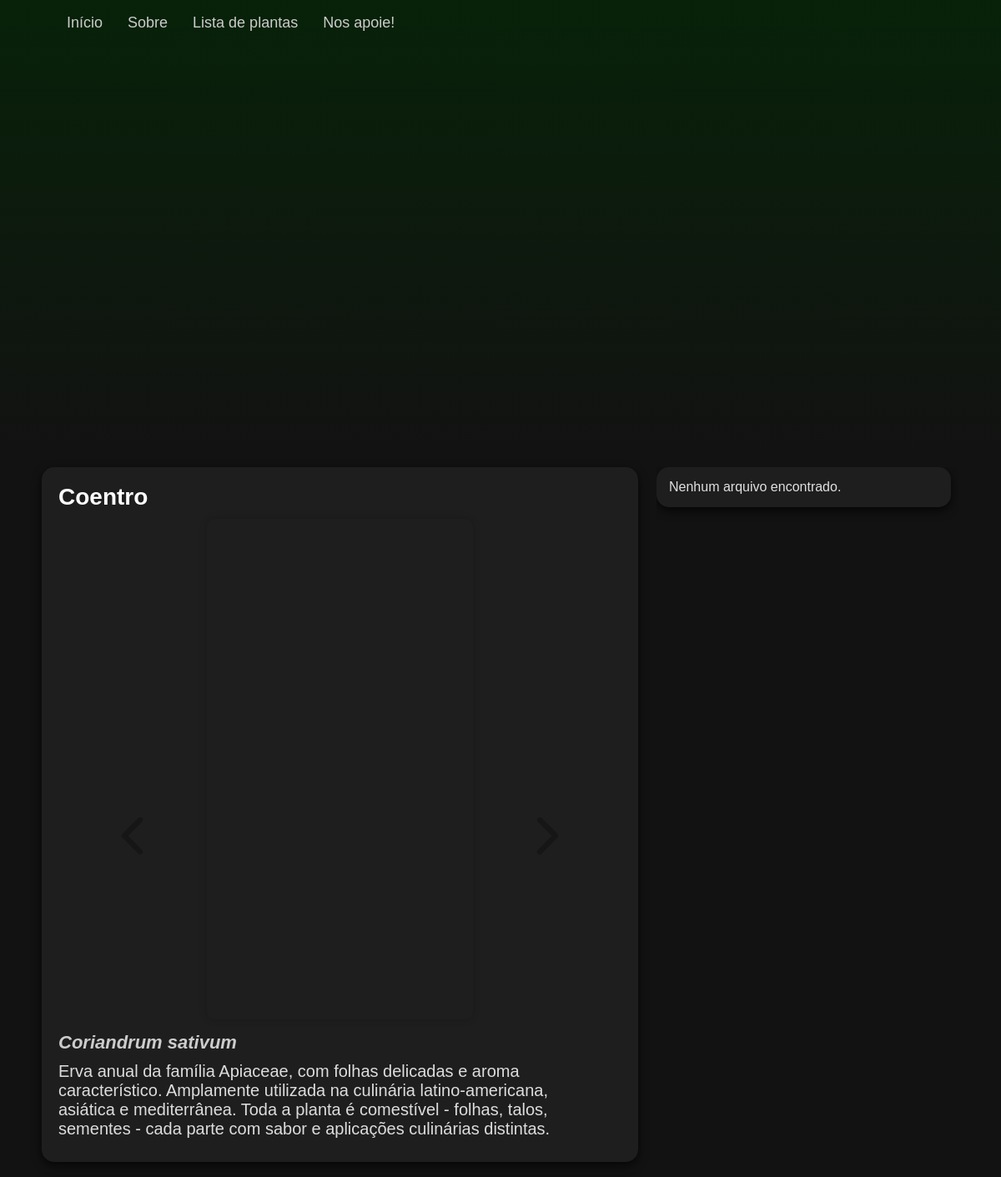
/page/template_page.php?id=50 (upper part), run on an earlier commit of the app's database.
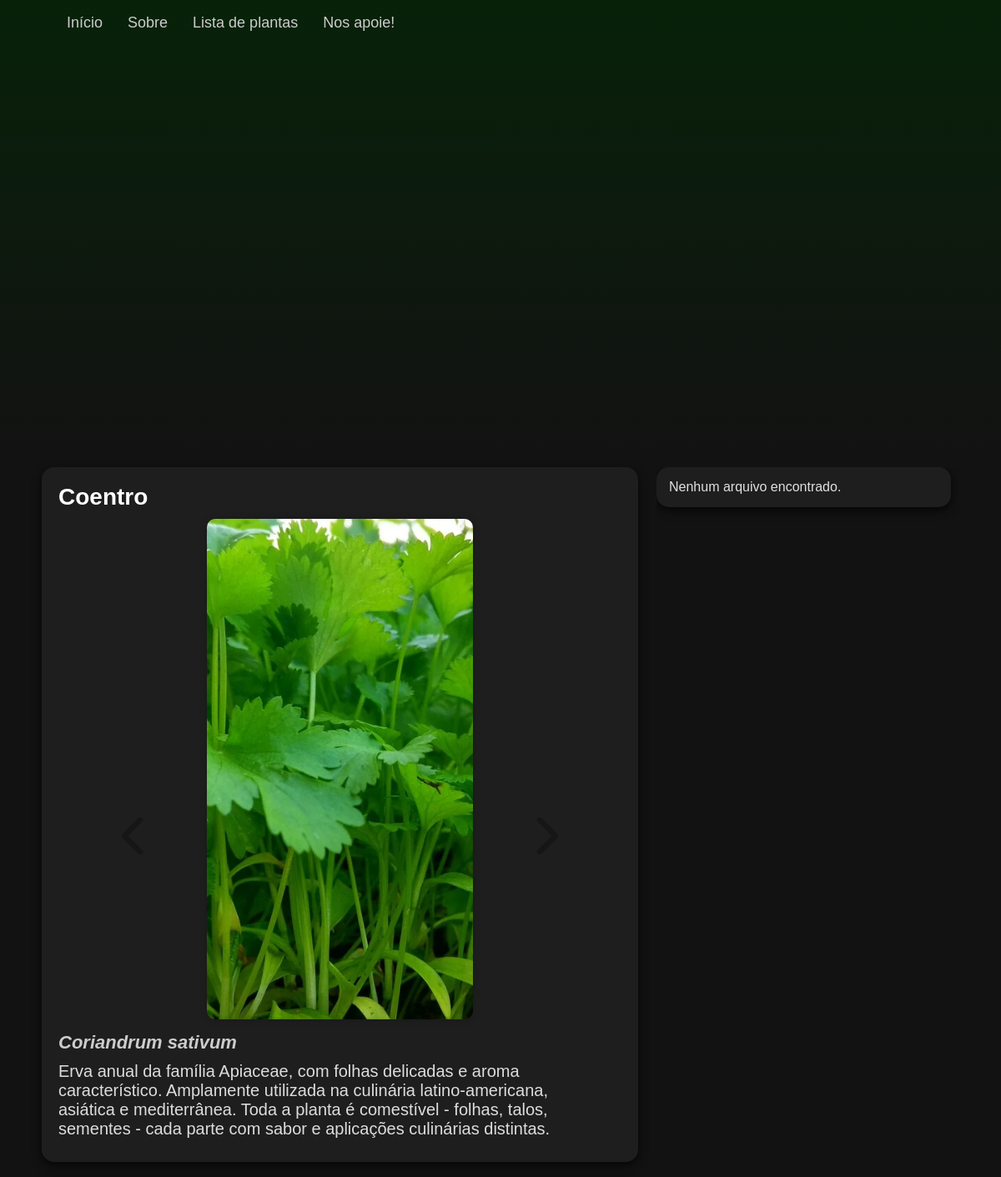
And on a later commit of the database.
### tables this page shows
CREATE TABLE `planta` (
  `id` int NOT NULL,
  `nome_popular` varchar(100) DEFAULT NULL,
  `nome_cientifico` varchar(100) DEFAULT NULL,
  `descricao` text,
  `cuidados` text,
  `video_link` varchar(255) DEFAULT NULL,
  `apoiador_id` int DEFAULT NULL
);

CREATE TABLE `imagens` (
  `id` int NOT NULL,
  `planta_id` int DEFAULT NULL,
  `caminho_imagem` varchar(255) DEFAULT NULL,
  `descricao` text
);

### page/template_page.php (the view, shortened to what this page needs)
 <?php
include_once '../sql/conexao.php';
$id = $_GET['id'];
$sql = "SELECT nome_popular, nome_cientifico, descricao, cuidados, video_link FROM planta WHERE id = $id";
$result = $conn->query($sql);
$nome_popular = "";
$nome_cientifico = "";
$descricao = "";
$imagens = [];
if ($result->num_rows > 0) {
  $row = $result->fetch_assoc();
  $nome_popular = $row['nome_popular'];
  $nome_cientifico = $row['nome_cientifico'];
  $descricao = $row['descricao'];
}
$sql_img = "SELECT caminho_imagem, descricao FROM imagens WHERE planta_id = $id";
$result_img = $conn->query($sql_img);
if ($result_img->num_rows > 0) {
  while ($row_img = $result_img->fetch_assoc()) {
    $imagens[] = $row_img;
  }
}
$documentos = [];
?>
<!DOCTYPE html>
<html lang="pt-br">
<head>
  <link rel="stylesheet" href="../css/style.css?v=<?php echo filemtime('../css/style.css'); ?>" />
  <link rel="stylesheet" href="../css/mapa.css?v=1">
</head>
<body>
<nav id="menu">
  <ul class="menu-list">
    <li><a href="index.php">Início</a></li>
    <li><a href="#about">Sobre</a></li>
    <li><a href="ListaPlantas.php">Lista de plantas</a></li>
    <?php if (!isset($_SESSION['apoiador_id'])): ?>
      <li><a href="loginapoiador.php">Nos apoie!</a></li>
    <?php else: ?>
    <?php endif; ?>
  </ul>
</nav>
  <div class="cabeca">
  </div>
  <div class="planta-e-pdf">
    <div class="informacoes-planta">
      <div class="card">
        <div>
          <h1 class="titulo"><?php echo htmlspecialchars($nome_popular) ?></h1>
          <div class="bloco">
            <button class="button" id="svgcolor" onclick="mudarSlide(-1)"><svg xmlns="http://www.w3.org/2000/svg" width="160" height="160" fill="currentColor" class="bi bi-chevron-left" viewBox="0 0 16 16">
                <path fill-rule="evenodd" d="M11.354 1.646a.5.5 0 0 1 0 .708L5.707 8l5.647 5.646a.5.5 0 0 1-.708.708l-6-6a.5.5 0 0 1 0-.708l6-6a.5.5 0 0 1 .708 0" />
              </svg> </button>
            <div class="carrossel">
              <div class="imagens" id="imagens">
                <?php foreach ($imagens as $img): ?>
                  <img src="<?php echo htmlspecialchars($img['caminho_imagem']); ?>"
                    alt="<?php echo htmlspecialchars($img['descricao']); ?>" />
                <?php endforeach; ?>
              </div>
            </div>
            <button class="button" id="svgcolor" onclick="mudarSlide(1)"><svg xmlns="http://www.w3.org/2000/svg" width="160" height="160" fill="currentColor" class="bi bi-chevron-right" viewBox="0 0 16 16">
                <path fill-rule="evenodd" d="M4.646 1.646a.5.5 0 0 1 .708 0l6 6a.5.5 0 0 1 0 .708l-6 6a.5.5 0 0 1-.708-.708L10.293 8 4.646 2.354a.5.5 0 0 1 0-.708" />
              </svg></button>
          </div>
        </div>
        <div class="info_planta">
          <h2 class="subtitulo"><i><?php echo htmlspecialchars($nome_cientifico) ?></i></h2>
          <h3 class="texto">
            <?php echo htmlspecialchars($descricao) ?>
          </h3>
        </div>
      </div>
    </div>
    <div class="parte_pdf">
      <div class="card_pdf">
        <div class="texto_pdf">
          <?php if (count($documentos) > 0): ?>
            <?php foreach ($documentos as $doc): ?>
              <h2 class="titulo-pdf"><?= htmlspecialchars($doc['titulo']) ?></h2>
              <h3 class="texto"><?= htmlspecialchars($doc['tipo']) ?></h3>
              <button class="pdf-button" onclick="openPdfModal('<?= htmlspecialchars($doc['link_pdf']) ?>')">Abrir PDF</button>
            <?php endforeach; ?>
          <?php else: ?>
            <p>Nenhum arquivo encontrado.</p>
          <?php endif; ?>
        </div>
      </div>
    </div>
</body>
</html>

### css/style.css (style rules this page uses)
a { color: inherit; text-decoration: none; }
* { margin: 0; padding-top: 0; box-sizing: border-box; }
body { padding-top: 50px; overflow-x: hidden; word-wrap: break-word; padding: 30px; font-family: 'Calibri', sans-serif; background-color: #121212; color: #e0e0e0; padding: 0; }
#menu { background-color: #1f1f1f; padding: 5px; position: fixed; top: 0; left: 0; width: 100%; z-index: 1000; box-shadow: 0 2px 8px rgba(0, 0, 0, 0.8); display: flex; flex-direction: row; transition: 250ms; height: 55px; max-height: 55px; align-items: center; justify-content: space-between; }
#menu.topo { background-color: transparent; box-shadow: none; transition: 250ms; }
#svgcolor { fill: white; }
.menu-list { list-style-type: none; display: flex; flex-direction: row; justify-content: left; align-items: center; margin-left: 20px; }
.menu-list li { margin: 0 15px; white-space: nowrap; }
.menu-list a { text-decoration: none; color: #ccc; font-size: 18px; transition: color 0.3s; }
.card { display: flex; flex-direction: column; gap: 15px; border-radius: 15px; background-color: #1e1e1e; padding: 20px; box-shadow: 0 4px 12px rgba(0, 0, 0, 0.7); }
.card_pdf { display: flex; flex-direction: column; border-radius: 15px; background-color: #1e1e1e; padding: 0; width: 100%; box-shadow: 0 4px 12px rgba(0, 0, 0, 0.7); }
.titulo { font-size: 28px; margin-bottom: 10px; font-weight: bold; color: #fff; }
.subtitulo { font-size: 22px; margin-bottom: 10px; font-weight: 600; color: #ccc; }
.texto { color: #ddd; font-size: 20px; margin-bottom: 8px; font-weight: 100; }
.texto_pdf { padding: 15px; }
.planta-e-pdf { display: flex; flex-direction: row; justify-content: space-between; align-items: flex-start; gap: 20px; padding: 20px; max-width: 95%; margin: 0 auto; }
.informacoes-planta { width: 65%; display: flex; flex-direction: column; gap: 20px; }
.info_home, .info_planta { max-width: 95%; }
.parte_pdf { width: 33%; display: flex; flex-direction: column; gap: 20px; position: sticky; top: 80px; height: calc(100vh - 100px); overflow-y: auto; padding-right: 10px; }
.carrossel { width: 400px; height: 600px; overflow: hidden; box-shadow: 0 0 10px rgba(0, 0, 0, 0.2); border-radius: 10px; }
.imagens { display: flex; width: 1600px; transition: transform 0.5s ease-in-out; }
.imagens img { width: 400px; height: 600px; object-fit: cover; }
.button { padding: 10px 20px; font-size: 16px; margin: 5px; cursor: pointer; height: 10px; background-color: transparent; text-align: center; color: #ffffff; box-shadow: 0 0 0 0 rgba(0, 0, 0, 0), 0 0 0 0 rgba(0, 0, 0, 0) !important; border-bottom: 0px; border: none !important; }
.bloco { display: flex; flex-direction: row; align-items: center; justify-content: space-between; }
.cabeca { height: 540px; background-image: linear-gradient(to bottom, rgba(0, 44, 2, 0.6), #121212); display: flex; width: 100%; }
svg { margin: 3px; }

### css/mapa.css (style rules this page uses)
svg { width: 40%; margin: auto; }

What changed in the data, as far as the page shows it:
added imagens: caminho_imagem (picture)
